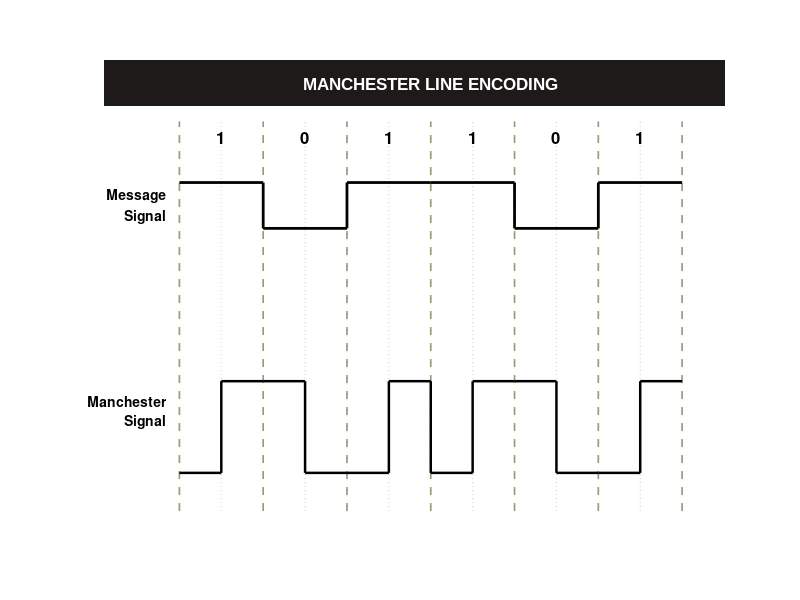

Here is the MATLAB script that generated this plot:
% MATLAB Script: Manchester Line Encoding Schematic Diagram
clear; clc; close all;

% 1. Input Binary Data Sequence
bits = [1 0 1 1 0 1];
n = length(bits);

% 2. Message Signal (Square Waveform)
t_msg = [];
v_msg = [];
for i = 1:n
    t_msg = [t_msg, i-1, i];
    v_msg = [v_msg, bits(i), bits(i)];
end

% 3. Manchester Encoding Logic (IEEE 802.3 Standard)
% Rule:
% - Bit '0': High-to-Low transition (+1 in 1st half, -1 in 2nd half)
% - Bit '1': Low-to-High transition (-1 in 1st half, +1 in 2nd half)

t_man = [];
v_man = [];

for i = 1:n
    bit = bits(i);
    
    if bit == 1
        first_half  = -1;
        second_half =  1;
    else % bit == 0
        first_half  =  1;
        second_half = -1;
    end
    
    t_start = i - 1;
    t_mid   = i - 0.5;
    t_end   = i;
    
    t_man = [t_man, t_start, t_mid, t_mid, t_end];
    v_man = [v_man, first_half, first_half, second_half, second_half];
end

% 4. Baseline Offsets for Vertical Stacking
y_msg_base = 3.8;
y_man_base = 1.2;
amp = 0.6; % Waveform scaling factor

% 5. Rendering the Figure Canvas
fig = figure('Color', 'w', 'Position', [100, 100, 800, 520]);
hold on; axis off;

% Draw Dark Top Banner
rectangle('Position', [-0.9, 5.4, n + 1.8, 0.6], ...
    'FaceColor', [0.12 0.10 0.10], 'EdgeColor', 'none');
text(n/2, 5.7, 'MANCHESTER LINE ENCODING', ...
    'Color', 'w', 'FontSize', 12, 'FontWeight', 'bold', ...
    'HorizontalAlignment', 'center', 'FontName', 'Arial');

% Vertical Olive/Grey Dashed Grid Lines (Bit Boundaries)
grid_color = [0.6, 0.6, 0.45];
for i = 0:n
    line([i, i], [0.1, 5.2], 'Color', grid_color, 'LineStyle', '--', 'LineWidth', 1.2);
end

% Mid-bit Light Dashed Grid Lines (Clock Transitions)
for i = 1:n
    line([i-0.5, i-0.5], [0.1, 5.2], 'Color', [0.85 0.85 0.85], 'LineStyle', ':', 'LineWidth', 1);
end

% Plot Signals (Black lines)
plot(t_msg, y_msg_base + amp * v_msg, 'k', 'LineWidth', 2);         % Message Signal
plot(t_man, y_man_base + amp * v_man, 'k', 'LineWidth', 1.8);       % Manchester Signal

% Display Bit Digits Above Message Signal
for i = 1:n
    text(i - 0.5, 5.0, num2str(bits(i)), 'FontSize', 12, ...
        'FontWeight', 'bold', 'HorizontalAlignment', 'center');
end

% Waveform Side Labels
text(-0.15, y_msg_base + 0.3, sprintf('Message\nSignal'), 'FontSize', 10, ...
    'HorizontalAlignment', 'right', 'FontWeight', 'bold');
text(-0.15, y_man_base + 0.2, sprintf('Manchester\nSignal'), 'FontSize', 10, ...
    'HorizontalAlignment', 'right', 'FontWeight', 'bold');

% Canvas Boundaries
xlim([-0.9, n + 0.5]);
ylim([-0.2, 6.2]);
hold off;
